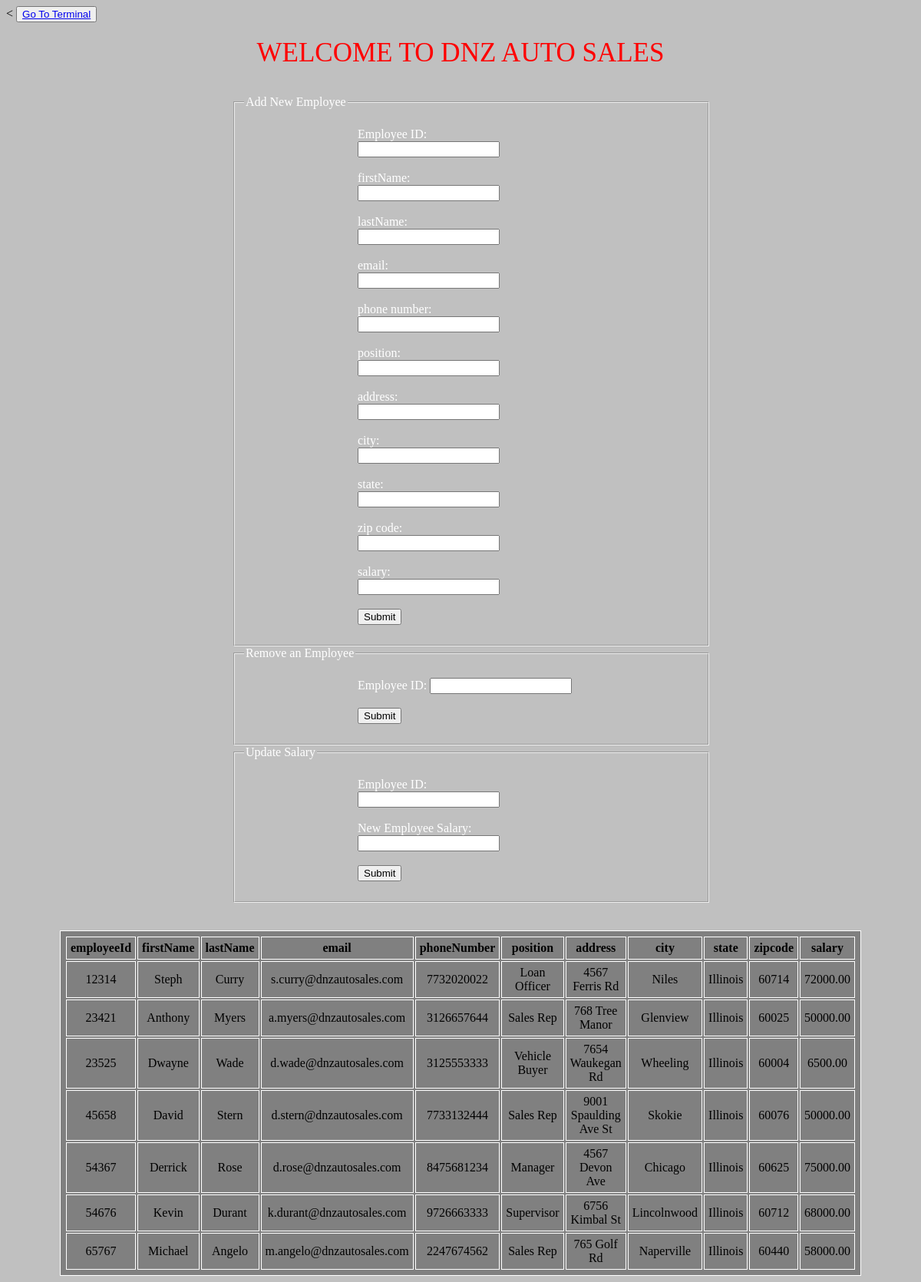
Page /employees.php on the committed database.
### tables this page shows
CREATE TABLE `employees` (
  `employeeId` int(11) NOT NULL,
  `firstName` varchar(30) NOT NULL,
  `lastName` varchar(30) NOT NULL,
  `email` varchar(30) NOT NULL,
  `phoneNumber` varchar(11) NOT NULL,
  `position` varchar(25) NOT NULL,
  `address` varchar(30) NOT NULL,
  `city` varchar(15) NOT NULL,
  `state` varchar(20) NOT NULL,
  `zipcode` int(11) NOT NULL,
  `salary` decimal(7,2) NOT NULL,
  `password` varchar(50) NOT NULL
);

### employees.php (the view, shortened to what this page needs)
<<html>
<head>
</head>
<body>
<button type="button"><a href="adminchoice.php">Go To Terminal</a></button>
  <p> WELCOME TO DNZ AUTO SALES </p>
  <fieldset>
    <legend> Add New Employee </legend>
    <form method="POST" action= "employees.php">
      <br>
      <label> Employee ID: </label>
	  <br>
          <input type="text" name="employeeId" value="  ">
          <br>
          <br>
          <label> firstName: </label>
		  <br>
            <input type="text" name="firstName" value="  ">
            <br>
            <br>
        <label> lastName: </label>
		<br>
            <input type="text" name="lastName" value="  ">
              <br>
              <br>
        <label> email: </label>
		<br>
            <input type="text" name="email" value="  ">
            <br>
            <br>
        <label> phone number: </label>
		<br>
          <input type="text" name="phoneNumber" value="  ">
          <br>
          <br>
          <label> position: </label>
		  <br>
            <input type="text" name="position" value="  ">
            <br>
            <br>
          <label> address: </label>
		  <br>
            <input type="text" name="address" value="  ">
            <br>
            <br>
          <label> city: </label>
		  <br>
            <input type="text" name="city" value="  ">
            <br>
            <br>
          <label> state: </label>
		  <br>
            <input type="text" name="state" value="  ">
            <br>
            <br>
          <label> zip code: </label>
		  <br>
            <input type="text" name="zipcode" value="  ">
            <br>
            <br>
         <label> salary: </label>
		 <br>
            <input type="text" name="salary" value="  ">
            <br>
            <br>
            <input name = "Add Employee"  type="Submit" value="Submit"/>
    </form>
  </fieldset>
  <fieldset>
    <legend> Remove an Employee </legend>
    <form method="POST" action= "employees.php">
      <br>
      <label> Employee ID: </label>
          <input type="text" name="did" value="  ">
          <br>
          <br>
            <input name = "Remove Employee"  type="Submit" value="Submit"/>
    </form>
  </fieldset>
  <fieldset>
    <legend> Update Salary </legend>
    <form method="POST" action= "employees.php">
      <br>
      <label> Employee ID: </label>
		  <br>
          <input type="text" name="ueid" value="  ">
          <br>
          <br>
	 <label> New Employee Salary: </label>
		<br>
          <input type="text" name="newSalary" value="  ">
          <br>
          <br>
            <input name = "Remove Employee"  type="Submit" value="Submit"/>
    </form>
  </fieldset>
</body>
</html>
<?php
  $servername = "localhost";
  $username = "root";
  $password = "";
  $dbname = "dnz";
  $conn = mysqli_connect($servername, $username, $password, $dbname);
  $sql_select = "SELECT * FROM employees";
  $results = $conn->query($sql_select);
  echo "<table><tr><th>employeeId</th><th>firstName</th><th>lastName</th><th>email</th><th>phoneNumber</th>
  <th>position</th><th>address</th><th>city</th><th>state</th><th>zipcode</th><th>salary</th></tr>";
  if($results->num_rows > 0){
    while($row = $results->fetch_assoc()){
      echo
      "<tr><td>".$row['employeeId']."</td><td>"
      .$row['firstName']."</td><td>"
      .$row['lastName']."</td><td>"
      .$row['email']."</td><td>"
      .$row['phoneNumber']."</td><td>"
      .$row['position']."</td><td>"
      .$row['address']."</td><td>"
      .$row['city']."</td><td>"
      .$row['state']."</td><td>"
      .$row['zipcode']."</td><td>"
      .$row['salary']."</td></tr>";
      }
  }
  echo"</table>";
?>

### employees.php (style rules this page uses)
table, tr, th, td { border: solid white 1px; margins: 5px; padding: 5px; text-align: center; color: black; background-color: grey; margin: auto; width: 60%; }
fieldset, form { background-color: none; color: white; borders: none; text-align:left; width:50%; margin-left: 25% }
body { background-color: silver; }
p { color:red; font-size: 35px; text-align: center; margin-top:20px; }

### rows in the picture
employees: employeeId "12314", firstName "Steph", lastName "Curry", email "s.curry@dnzautosales.com", phoneNumber "7732020022", position "Loan Officer", address "4567 Ferris Rd", city "Niles", state "Illinois", zipcode "60714", salary "72000.00"
employees: employeeId "23421", firstName "Anthony", lastName "Myers", email "a.myers@dnzautosales.com", phoneNumber "3126657644", position "Sales Rep", address "768 Tree Manor", city "Glenview", state "Illinois", zipcode "60025", salary "50000.00"
employees: employeeId "23525", firstName "Dwayne", lastName "Wade", email "d.wade@dnzautosales.com", phoneNumber "3125553333", position "Vehicle Buyer", address "7654 Waukegan Rd", city "Wheeling", state "Illinois", zipcode "60004", salary "6500.00"
employees: employeeId "45658", firstName "David", lastName "Stern", email "d.stern@dnzautosales.com", phoneNumber "7733132444", position "Sales Rep", address "9001 Spaulding Ave St", city "Skokie", state "Illinois", zipcode "60076", salary "50000.00"
employees: employeeId "54367", firstName "Derrick", lastName "Rose", email "d.rose@dnzautosales.com", phoneNumber "8475681234", position "Manager", address "4567 Devon Ave", city "Chicago", state "Illinois", zipcode "60625", salary "75000.00"
employees: employeeId "54676", firstName "Kevin", lastName "Durant", email "k.durant@dnzautosales.com", phoneNumber "9726663333", position "Supervisor", address "6756 Kimbal St", city "Lincolnwood", state "Illinois", zipcode "60712", salary "68000.00"
employees: employeeId "65767", firstName "Michael", lastName "Angelo", email "m.angelo@dnzautosales.com", phoneNumber "2247674562", position "Sales Rep", address "765 Golf Rd", city "Naperville", state "Illinois", zipcode "60440", salary "58000.00"
